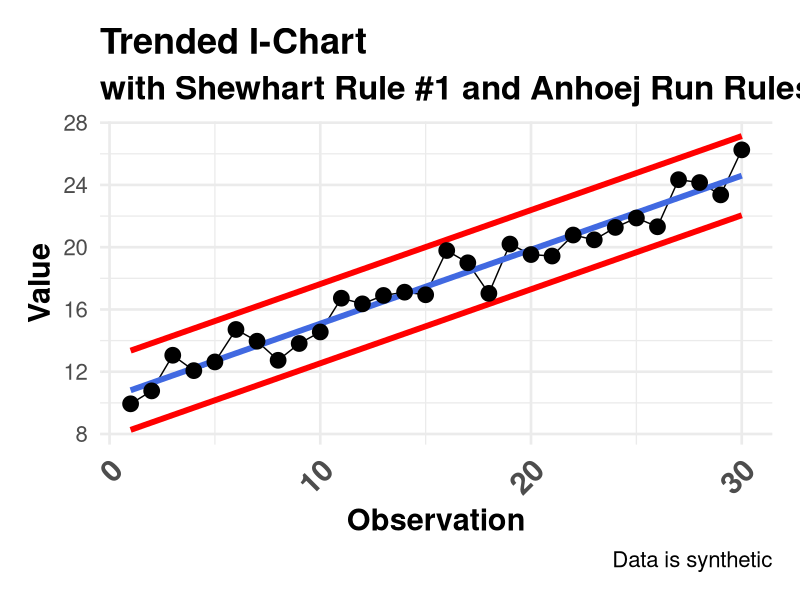

This figure's R source:
# TRENDED CONTROL CHART WITH RULE #1 AND ANHOEJ RUN-RULES ---------------------------------------------------

# install.packages(c("mapview", "survey", "srvyr", "arcgislayers"))

# census_api_key("95496766c51541ee6f402c1e1a8658581285b759", install = TRUE, overwrite = TRUE)

# load libraries

# Force dplyr's select to take precedence
select <- dplyr::select
filter <- dplyr::filter

# Options
base::options(scipen = 999)
base::options(qic.clshade = T) # NO LONGER NEEDED; CHARTS ALL PREPARED WITH GGPLOT2 ONLY
base::options(qic.linecol = 'black') # NO LONGER NEEDED; CHARTS ALL PREPARED WITH GGPLOT2 ONLY
base::options(qic.signalcol = "red") # NO LONGER NEEDED; CHARTS ALL PREPARED WITH GGPLOT2 ONLY
base::options(qic.targetcol = "purple") # NO LONGER NEEDED; CHARTS ALL PREPARED WITH GGPLOT2 ONLY
base::options(DT.options = base::list(dom = 'pBlfrti')) # Add buttons, filtering, and top (t) pagination controls
base::options(shiny.maxRequestSize = 50 * 1024^2) # Set upload maximum to 50 MB
base::options(tigris_use_cache = TRUE)


# Set global theme for consistent plots
ggplot2::theme_set(
  ggplot2::theme_minimal(base_size = 20) +
    ggplot2::theme(
      plot.title = ggplot2::element_text(face = "bold", size = 26),
      plot.subtitle = ggplot2::element_text(face = "bold", size = 24),
      axis.title.x = ggplot2::element_text(face = "bold", size = 22),
      axis.title.y = ggplot2::element_text(face = "bold", size = 22),
      axis.text.x = ggplot2::element_text(
        face = "bold",
        size = 22,
        angle = 45,
        hjust = 1
      ),
      legend.position = "bottom",
      strip.text = ggplot2::element_text(face = "bold"),
      panel.spacing.x = grid::unit(1.5, "cm"),
      panel.spacing.y = grid::unit(1.5, "cm"),
      plot.margin = ggplot2::margin(20, 20, 20, 20, "pt")
    )
)


# Set seed for reproducibility
base::set.seed(123)


# Create a toy dataset

n <- 30
x <- 1:n
y <- 10 + 0.5 * x + stats::rnorm(n, mean = 0, sd = 1)
data <- base::data.frame(x = x, y = y)


# Introduce a perturbation to shift the mean higher after point 15
# data$y[data$x > 15] <- data$y[data$x > 15] + 3  # Add 3 to the y values after point 15

# Fit a linear model and create a summary object
model <- stats::lm(y ~ x, data = data)

model_summary <- base::summary(model)

# Calculate a standard deviation that reflects the trend
residuals_sd <- stats::sd(stats::residuals(model))

# Calculate control limits (3 sigma, NOT 3 std dev)
data$centerline <- stats::predict(model, newdata = data)
data$ucl <- data$centerline + 3 * (residuals_sd / 1.128)
data$lcl <- data$centerline - 3 * (residuals_sd / 1.128)

# Set Shewhart Rule #1 boundaries
sigma.signals <- y < data$lcl | y > data$ucl # this is a logical vector

# Add check for unusually long runs or unusually few crossings.

# add runs analysis
runs <- base::sign(y - data$centerline)
runs <- runs[runs != 0]
runs <- base::rle(runs)$lengths
n.obs <- base::sum(runs)
longest.run <- base::max(runs, na.rm = TRUE)
n.runs <- base::length(runs)
n.crossings <- n.runs - 1

longest.run.max <- base::round(base::log2(n.obs) + 3)
n.crossings.min <- stats::qbinom(.05, n.obs - 1, 0.5)

runs.signal <- longest.run > longest.run.max | n.crossings < n.crossings.min # this is a logical vector


# Initialize a Plot for a trended control chart
ggplot2::ggplot(data, ggplot2::aes(x = x, y = y)) +

  # Connect dots with lines
  ggplot2::geom_line() +

  # Draw CL, UCL & LCL
  ggplot2::geom_line(
    ggplot2::aes(y = centerline),
    color = 'royalblue',
    linetype = runs.signal + 1,
    linewidth = 2
  ) +

  ggplot2::geom_line(
    ggplot2::aes(y = ucl),
    color = "red",
    linetype = "solid",
    linewidth = 2
  ) +

  ggplot2::geom_line(
    ggplot2::aes(y = lcl),
    color = "red",
    linetype = "solid",
    linewidth = 2
  ) +

  # Convert a logical vector to a numeric value that sets the color of the point to red

  # Plot with conditional color based on sigma.signals
  # geom_point(aes(col = factor(sigma.signals)),  # Convert logical to factor (TRUE = 1, FALSE = 0)
  #            shape = 19,
  #            size = 5) +
  # scale_color_manual(values = c("black", "red")) +  # Map FALSE to black and TRUE to red

  ggplot2::geom_point(
    ggplot2::aes(x = x, y = y),
    shape = 19,
    size = 5,
    col = sigma.signals + 1
  ) +

  # Add labels
  ggplot2::labs(
    title = "Trended I-Chart",
    subtitle = "with Shewhart Rule #1 and Anhoej Run Rules",
    caption = "Data is synthetic",
    x = "Observation",
    y = "Value"
  )
